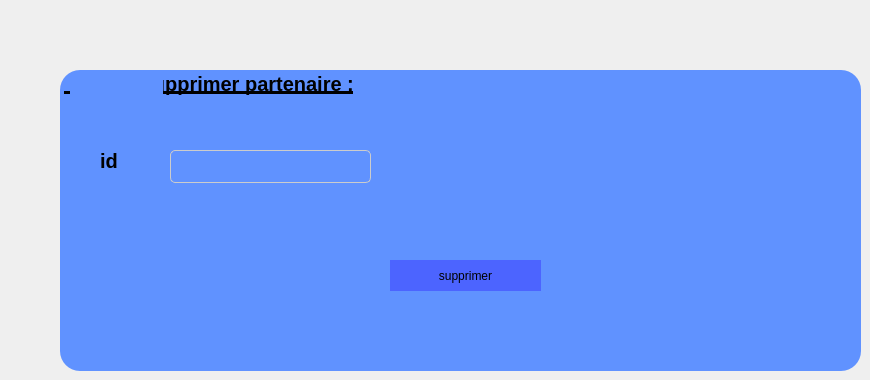
   <widget class="QWidget" name="tab_13">
    <attribute name="title">
     <string>Supprimer</string>
    </attribute>
    <widget class="QGroupBox" name="groupBox_5">
     <property name="geometry">
      <rect>
       <x>60</x>
       <y>70</y>
       <width>801</width>
       <height>301</height>
      </rect>
     </property>
     <property name="font">
      <font>
       <pointsize>15</pointsize>
       <weight>75</weight>
       <bold>true</bold>
       <underline>true</underline>
      </font>
     </property>
     <property name="styleSheet">
      <string notr="true">background-color: rgb(96, 146, 255);
 border-radius: 20px; </string>
     </property>
     <property name="title">
      <string>              supprimer partenaire :</string>
     </property>
     <widget class="QLabel" name="label_27">
      <property name="geometry">
       <rect>
        <x>40</x>
        <y>80</y>
        <width>51</width>
        <height>21</height>
       </rect>
      </property>
      <property name="font">
       <font>
        <pointsize>15</pointsize>
        <weight>75</weight>
        <bold>true</bold>
       </font>
      </property>
      <property name="text">
       <string>id</string>
      </property>
     </widget>
     <widget class="QLineEdit" name="lineEdit_sup_id_2">
      <property name="geometry">
       <rect>
        <x>110</x>
        <y>80</y>
        <width>201</width>
        <height>41</height>
       </rect>
      </property>
      <property name="styleSheet">
       <string notr="true">  font-family: 'Segoe UI', Tahoma, Geneva, Verdana, sans-serif;
  font-size: 18px;
  color: #555;
  display: inline-block;
  margin-bottom: 8px;
  border: 1px solid #ccc; /* Ajoute une bordure solide de couleur #ccc */
  padding: 5px 10px; /* Ajoute un peu d'espace interne pour un meilleur aspect */
  border-radius: 5px;</string>
      </property>
     </widget>
     <widget class="QPushButton" name="pushButton_supp_2">
      <property name="geometry">
       <rect>
        <x>330</x>
        <y>190</y>
        <width>151</width>
        <height>31</height>
       </rect>
      </property>
      <property name="styleSheet">
       <string notr="true">background-color: rgb(76, 100, 255);</string>
      </property>
      <property name="text">
       <string>supprimer</string>
      </property>
     </widget>
     <widget class="QPushButton" name="pushButton_11">
      <property name="geometry">
       <rect>
        <x>10</x>
        <y>10</y>
        <width>93</width>
        <height>28</height>
       </rect>
      </property>
      <property name="text">
       <string/>
      </property>
      <property name="icon">
       <iconset>
        <normaloff>:/resources/contract_black.png</normaloff>:/resources/contract_black.png</iconset>
      </property>
      <property name="iconSize">
       <size>
        <width>40</width>
        <height>40</height>
       </size>
      </property>
     </widget>
    </widget>
   </widget>
